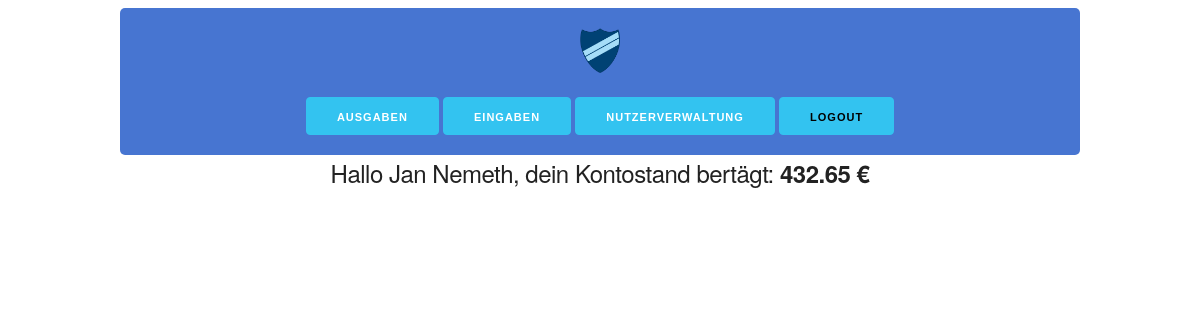
The app's page /php/kw.php (signed in), older data.
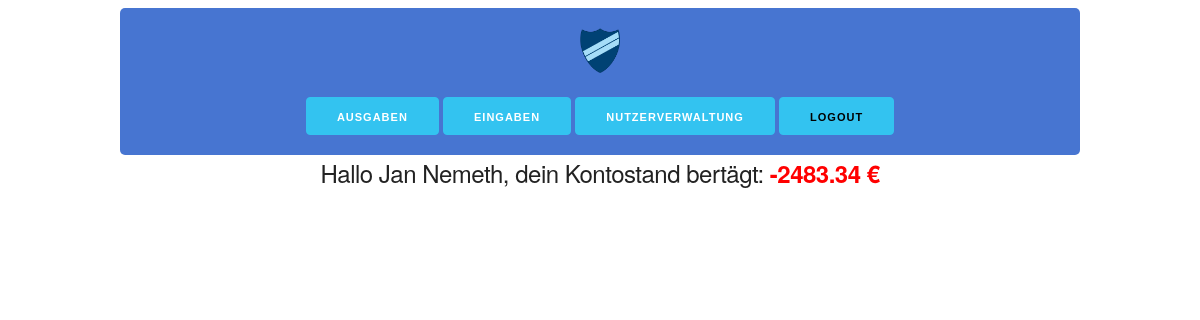
The same page, newer data.
### tables this page shows
CREATE TABLE `user` (
  `id` int(11) NOT NULL,
  `vorname` varchar(255) NOT NULL,
  `nachname` varchar(255) NOT NULL,
  `email` varchar(255) NOT NULL,
  `kontostand` float NOT NULL,
  `zinsen` tinyint(1) NOT NULL,
  `erstellt_am` timestamp NOT NULL DEFAULT CURRENT_TIMESTAMP,
  `zuletzt_geaendert` timestamp NULL DEFAULT NULL,
  `passwort` varchar(255) NOT NULL,
  `verein` int(10) NOT NULL,
  `gruppe` int(10) NOT NULL,
  `hausbewohner` tinyint(4) DEFAULT NULL
);

### php/db_request.php (called while the page is built, shortened)
<?php
function getKontostand($user)
{
    $database = connect();
    $sql = "SELECT kontostand FROM user WHERE id=$user;";
    $result = $database->query($sql);
    $row = $result->fetch_assoc();
    $out = $row["kontostand"];
    return $out . " €";
}
function getUser($user)
{
    $database = connect();
    $sql = "SELECT * FROM user WHERE id=$user;";
    $result = $database->query($sql);
    $row = $result->fetch_assoc();
    $out = $row["vorname"] . " " . $row["nachname"];
    if ($out != " ") {
        return $out;
    }
    return "Dieser Nutzer existiert nicht!";
}

### php/kw.php (the view, shortened to what this page needs)
<?php
if ($_SESSION["usergroup"] = 2) {
    require_once "db_request.php";
    require_once "kasse_header.php";
    $user = getUser($_SESSION["userid"]);
    $head = file_get_contents('htmlx/head.html');
    ?>
    <!DOCTYPE html>
    <html lang="de">
    <?php echo $head;?>
    <body>
    <div>
        <h5>Hallo <?php echo $user; ?>, dein Kontostand bertägt:
            <strong class="betrag"><?php echo getKontostand($_SESSION["userid"]); ?></strong></h5>
    </div>
    </body>
    </html>
    <?php
}else{
    die('<meta http-equiv="refresh" content="0;URL=/kasse/index.php">');
}
?>

Row changes from the older to the newer data that the page shows:
changed user "Jan Nemeth": kontostand "432.65 €" → "-2483.34 €"
